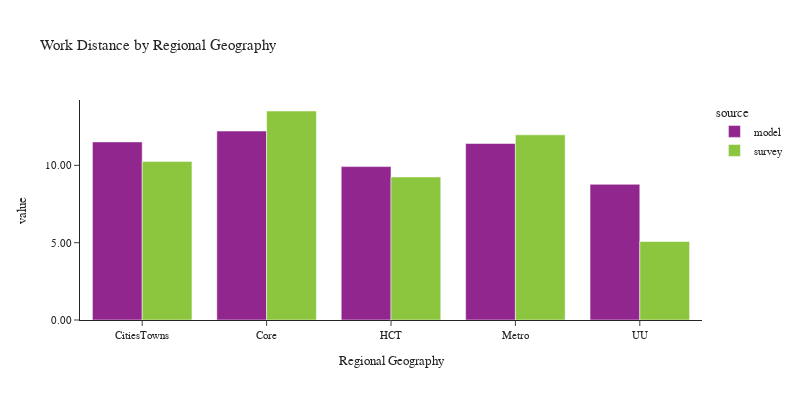

Notebook code cell kept with this figure:
### Code cell
plot_work_location(df_workers, 'rg_proposed_work', 'Regional Geography', 'Regional Geography')

### Figure 1 — Plotly figure (JSON) as saved in the notebook; plotly's stock layout.template omitted (floating-point values rounded to 4 significant figures)
{"data": [{"alignmentgroup": "True", "customdata": [[119229], [633373], [289780], [1018962], [33511]], "hovertemplate": "source=model<br>rg_proposed_work=%{x}<br>value=%{y}<br>sample count=%{customdata[0]}<extra></extra>", "legendgroup": "model", "marker": {"color": "#91268F", "pattern": {"shape": ""}}, "name": "model", "offsetgroup": "model", "orientation": "v", "showlegend": true, "textposition": "auto", "type": "bar", "x": ["CitiesTowns", "Core", "HCT", "Metro", "UU"], "xaxis": "x", "y": [11.52, 12.22, 9.919, 11.41, 8.773], "yaxis": "y"}, {"alignmentgroup": "True", "customdata": [[340], [813], [469], [699], [58]], "hovertemplate": "source=survey<br>rg_proposed_work=%{x}<br>value=%{y}<br>sample count=%{customdata[0]}<extra></extra>", "legendgroup": "survey", "marker": {"color": "#8CC63E", "pattern": {"shape": ""}}, "name": "survey", "offsetgroup": "survey", "orientation": "v", "showlegend": true, "textposition": "auto", "type": "bar", "x": ["CitiesTowns", "Core", "HCT", "Metro", "UU"], "xaxis": "x", "y": [10.26, 13.51, 9.25, 11.97, 5.074], "yaxis": "y"}], "layout": {"barmode": "group", "font": {"size": 11}, "height": 400, "legend": {"title": {"text": "source"}, "tracegroupgap": 0}, "title": {"text": "Work Distance by Regional Geography"}, "width": 800, "xaxis": {"anchor": "y", "domain": [0.0, 1.0], "title": {"text": "Regional Geography"}}, "yaxis": {"anchor": "x", "domain": [0.0, 1.0], "tickformat": ".2f", "title": {"text": "value"}}}}
